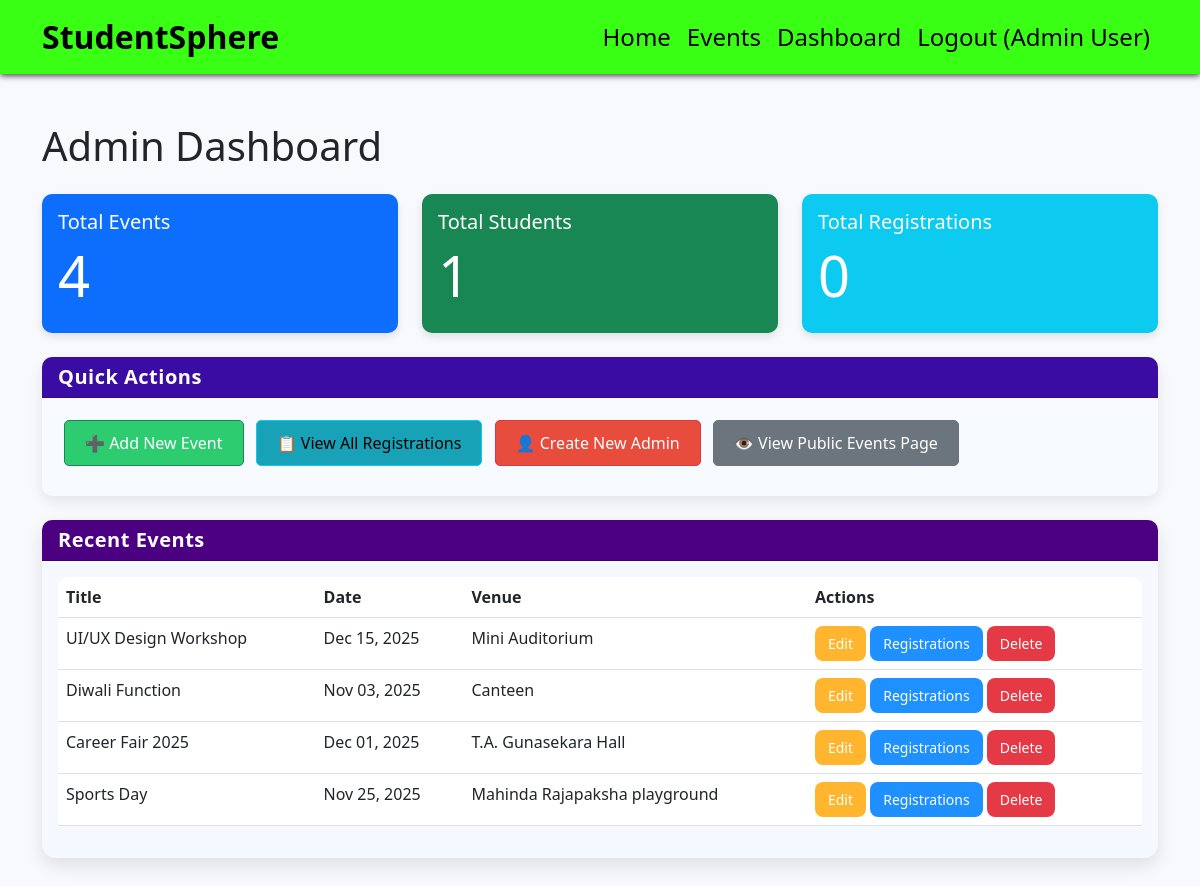
Page /admin/dashboard.php (signed in) on the committed database.
### tables this page shows
CREATE TABLE IF NOT EXISTS events (
    event_id INT AUTO_INCREMENT PRIMARY KEY,
    title VARCHAR(150) NOT NULL,
    date DATE NOT NULL,
    venue VARCHAR(150) NOT NULL,
    description TEXT,
    organizer VARCHAR(100) NOT NULL,
    created_at TIMESTAMP DEFAULT CURRENT_TIMESTAMP
);

### admin/dashboard.php (the view, shortened to what this page needs)
<?php
require_once '../php/db_connect.php';
$stmt = $pdo->query("SELECT COUNT(*) as total FROM events");
$totalEvents = $stmt->fetch()['total'];
$stmt = $pdo->query("SELECT COUNT(*) as total FROM users WHERE role = 'student'");
$totalStudents = $stmt->fetch()['total'];
$stmt = $pdo->query("SELECT COUNT(*) as total FROM registrations");
$totalRegistrations = $stmt->fetch()['total'];
$stmt = $pdo->query("SELECT * FROM events ORDER BY created_at DESC LIMIT 5");
$recentEvents = $stmt->fetchAll();
?>
<!DOCTYPE html>
<html lang="en">
<head>
    <link href="https://cdn.jsdelivr.net/npm/bootstrap@5.3.0/dist/css/bootstrap.min.css" rel="stylesheet">
    <link href="../css/styles.css" rel="stylesheet">
</head>
<body>
    <nav class="navbar navbar-expand-lg navbar-dark bg-primary">
        <div class="container">
            <a class="navbar-brand" href="../index.php">StudentSphere</a>
            <div class="collapse navbar-collapse" id="navbarNav">
                <ul class="navbar-nav ms-auto">
                    <li class="nav-item">
                        <a class="nav-link" href="../index.php">Home</a>
                    </li>
                    <li class="nav-item">
                        <a class="nav-link" href="../events.php">Events</a>
                    </li>
                    <li class="nav-item">
                        <a class="nav-link active" href="dashboard.php">Dashboard</a>
                    </li>
                    <li class="nav-item">
                        <a class="nav-link" href="../php/logout_user.php">Logout (<?php echo htmlspecialchars($_SESSION['name']); ?>)</a>
                    </li>
                </ul>
            </div>
        </div>
    </nav>
    <div class="container my-5">
        <h1 class="mb-4">Admin Dashboard</h1>
        <div class="row mb-4">
            <div class="col-md-4">
                <div class="card stat-card text-white bg-primary">
                    <div class="card-body">
                        <h5 class="card-title">Total Events</h5>
                        <h2 class="display-4"><?php echo $totalEvents; ?></h2>
                    </div>
                </div>
            </div>
            <div class="col-md-4">
                <div class="card stat-card text-white bg-success">
                    <div class="card-body">
                        <h5 class="card-title">Total Students</h5>
                        <h2 class="display-4"><?php echo $totalStudents; ?></h2>
                    </div>
                </div>
            </div>
            <div class="col-md-4">
                <div class="card stat-card text-white bg-info">
                    <div class="card-body">
                        <h5 class="card-title">Total Registrations</h5>
                        <h2 class="display-4"><?php echo $totalRegistrations; ?></h2>
                    </div>
                </div>
            </div>
        </div>
	<div class="card mb-4 quick-actions-card">
        <div class="card-header text-white quick-actions-header">
            <h5 class="mb-0 quick-actions-title">Quick Actions</h5>
        </div>
        <div class="card-body quick-actions-body">
            <a href="add_event.php" class="btn btn-success me-2 mb-2 action-btn action-add">➕ Add New Event</a>
            <a href="view_registrations.php" class="btn btn-info me-2 mb-2 action-btn action-view">📋 View All Registrations</a>
            <a href="create_admin.php" class="btn btn-danger me-2 mb-2 action-btn action-create">👤 Create New Admin</a>
            <a href="../events.php" class="btn btn-secondary mb-2 action-btn action-public">👁️ View Public Events Page</a>
        </div>
    </div>
        <div class="card recent-events-card">
            <div class="card-header text-white recent-events-header">
                <h5 class="mb-0 recent-events-title">Recent Events</h5>
            </div>
            <div class="card-body recent-events-body">
                <div class="table-responsive recent-events-table-wrapper">
                    <table class="table table-hover recent-events-table">
                        <thead class="recent-events-thead">
                            <tr>
                                <th>Title</th>
                                <th>Date</th>
                                <th>Venue</th>
                                <th>Actions</th>
                            </tr>
                        </thead>
                        <tbody class="recent-events-tbody">
                            <?php foreach ($recentEvents as $event): ?>
                                <tr class="recent-event-row">
                                    <td><?php echo htmlspecialchars($event['title']); ?></td>
                                    <td><?php echo date('M d, Y', strtotime($event['date'])); ?></td>
                                    <td><?php echo htmlspecialchars($event['venue']); ?></td>
                                    <td class="event-actions">
                                        <a href="edit_event.php?id=<?php echo $event['event_id']; ?>" class="btn btn-sm action-btn action-edit">Edit</a>
                                        <a href="view_registrations.php?event_id=<?php echo $event['event_id']; ?>" class="btn btn-sm action-btn action-view-reg">Registrations</a>
                                        <a href="delete_event.php?id=<?php echo $event['event_id']; ?>" class="btn btn-sm action-btn action-delete" onclick="return confirm('Are you sure you want to delete this event?')">Delete</a>
                                    </td>
                                </tr>
                            <?php endforeach; ?>
                        </tbody>
                    </table>
                </div>
            </div>
        </div>
</body>
</html>

### css/styles.css (style rules this page uses)
:root { --primary-color: #39ff14; --primary-green: #39ff14; --primary-aqua: #00ff7f; --dark-green: #00c200; --dark-aqua: #00b36b; --light-green: #eafff0; --light-aqua: #f2fff6; --gradient-start: #39ff14; --gradient-end: #00ff7f; }
body { font-family: 'Segoe UI', Tahoma, Geneva, Verdana, sans-serif; background-color: #f8f9fc; min-height: 100vh; display: flex; flex-direction: column; }
.quick-actions-card { border-radius: 14px; background: #f7faff; box-shadow: 0px 6px 14px rgba(0, 0, 0, 0.08); }
.quick-actions-header { background: #3a0ca3; border-radius: 14px 14px 0 0; }
.quick-actions-title { font-weight: 600; letter-spacing: 0.5px; }
.quick-actions-body { padding: 22px; }
.action-btn { padding: 10px 14px; font-weight: 500; border-radius: 8px; transition: transform 0.2s ease, box-shadow 0.2s ease; }
.action-add { background-color: #2ecc71 !important; }
.action-view { background-color: #17a2b8 !important; }
.action-create { background-color: #e74c3c !important; }
.action-public { background-color: #6c757d !important; }
.recent-events-card { background: #f5f8ff !important; border-radius: 14px !important; border: none !important; box-shadow: 0px 8px 18px rgba(0, 0, 0, 0.10) !important; }
.recent-events-header { background: #4b0082 !important; border-radius: 14px 14px 0 0 !important; }
.recent-events-title { font-weight: 600 !important; letter-spacing: .5px !important; }
.recent-events-card .action-btn { padding: 6px 12px !important; border-radius: 8px !important; font-weight: 500 !important; transition: 0.2s ease !important; }
.recent-events-card .action-edit { background-color: #ffb62e !important; color: #fff !important; }
.recent-events-card .action-view-reg { background-color: #1e90ff !important; color: #fff !important; }
.recent-events-card .action-delete { background-color: #e63946 !important; color: #fff !important; }
.stat-card { border: none; border-radius: 10px; box-shadow: 0 4px 8px rgba(0,0,0,0.1); transition: transform 0.3s ease; }
.card { border: none; border-radius: 10px; }
.card-header { border-radius: 10px 10px 0 0 !important; }
.btn { border-radius: 5px; padding: 10px 20px; font-weight: 500; transition: all 0.3s ease; }
.navbar { background-color: var(--primary-color) !important; box-shadow: 0 2px 6px rgba(0,0,0,0.7); }
.navbar-brand { font-weight: 600; font-size: 2rem; color: black; }
.navbar .nav-link { color: black !important; font-weight: 500; font-size: 1.5rem; }
.table-responsive { border-radius: 10px; overflow: hidden; }
.card, .alert { animation: fadeIn 0.5s ease; }

### rows in the picture
events: title "UI/UX Design Workshop", date "Dec 15, 2025", venue "Mini Auditorium"
events: title "Diwali Function", date "Nov 03, 2025", venue "Canteen"
events: title "Career Fair 2025", date "Dec 01, 2025", venue "T.A. Gunasekara Hall"
events: title "Sports Day", date "Nov 25, 2025", venue "Mahinda Rajapaksha playground"

### other values in the picture
$_SESSION['name'] "Admin User"
$totalEvents "4"
$totalStudents "1"
$totalRegistrations "0"
